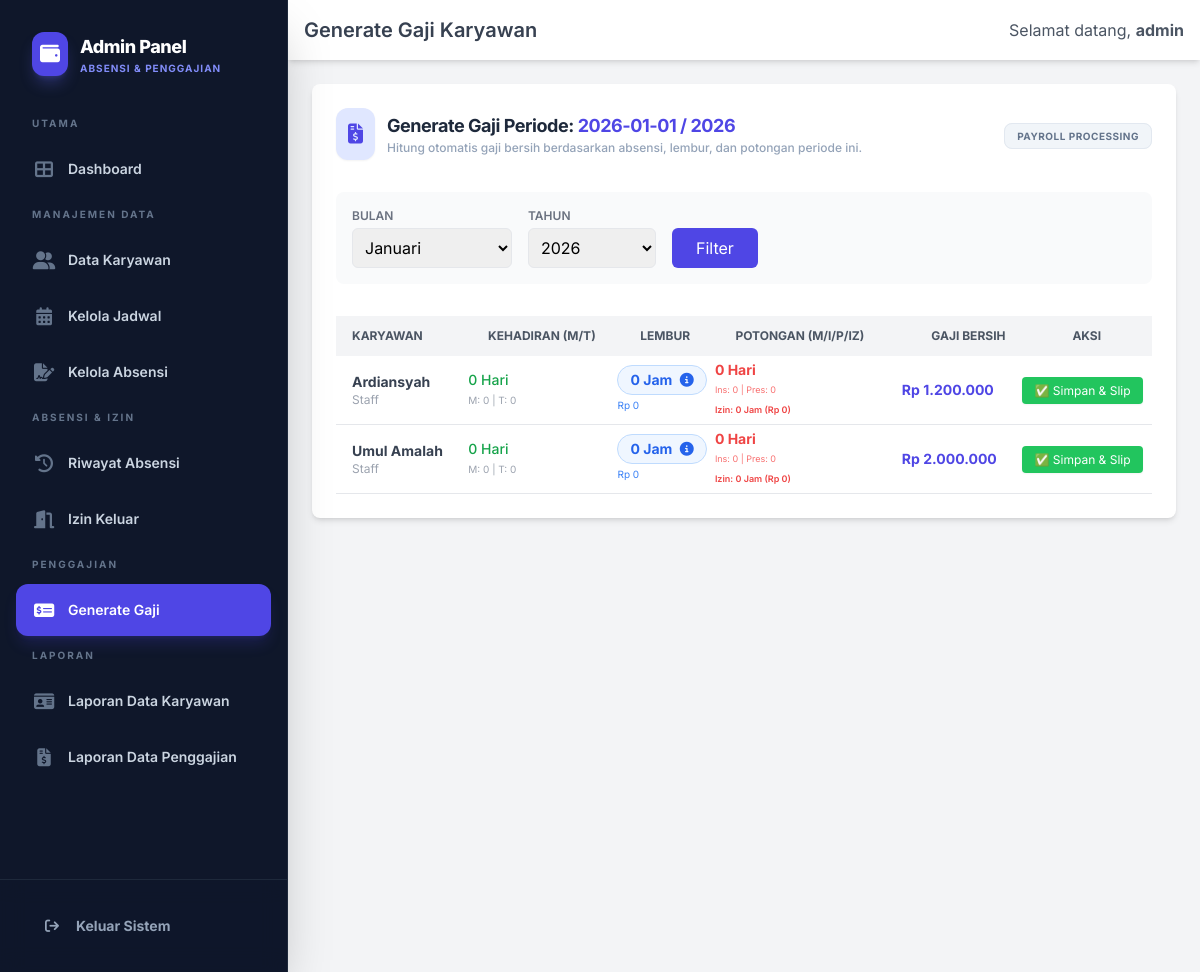
Page /admin/generate_gaji.php?bulan=2026-01-01 (signed in) on the committed database.
### tables this page shows
CREATE TABLE `karyawan` (
  `id` int(11) NOT NULL,
  `nik` varchar(20) NOT NULL,
  `nama` varchar(100) NOT NULL,
  `username` varchar(20) NOT NULL,
  `password` varchar(255) NOT NULL,
  `jabatan` varchar(50) DEFAULT NULL,
  `bagian` varchar(50) DEFAULT NULL,
  `gaji_pokok` decimal(15,2) DEFAULT 0.00,
  `tunjangan_tetap` decimal(15,2) DEFAULT 0.00
);

### admin/generate_gaji.php (the view, shortened to what this page needs)
<?php
include 'header.php';
$bulan = isset($_GET['bulan']) ? $_GET['bulan'] : date('m');
$tahun = isset($_GET['tahun']) ? $_GET['tahun'] : date('Y');
$tarif_makan = 3000;
$tarif_transport = 2000;
$tarif_lembur_per_jam = 21590;
$potongan_mangkir = 83000;
$tarif_izin_keluar_per_jam = 11857;
$tarif_pot_insentif = 2667;
$tarif_pot_prestasi = 2667;
$query_karyawan = "SELECT * FROM karyawan ORDER BY nama ASC";
$result_karyawan = mysqli_query($koneksi, $query_karyawan);
?>
<div class="bg-white p-6 rounded-lg shadow-md mb-6">
    <div class="flex flex-col md:flex-row md:items-center justify-between gap-6 mb-8">
        <div class="flex items-center gap-3">
            <div class="bg-indigo-100 p-3 rounded-xl text-indigo-600 shadow-sm">
                <i class="fas fa-file-invoice-dollar text-xl"></i>
            </div>
            <div>
                <h2 class="text-lg font-bold text-slate-800 tracking-tight">
                    Generate Gaji Periode: <span class="text-indigo-600"><?= $bulan . " / " . $tahun; ?></span>
                </h2>
                <p class="text-xs text-slate-400 font-medium">
                    Hitung otomatis gaji bersih berdasarkan absensi, lembur, dan potongan periode ini.
                </p>
            </div>
        </div>
        <div class="hidden md:block">
            <span
                class="bg-slate-100 text-slate-500 text-[10px] font-bold px-3 py-1.5 rounded-lg uppercase tracking-wider border border-slate-200">
                Payroll Processing
            </span>
        </div>
    </div>
    <form method="GET" class="flex gap-4 mb-8 bg-gray-50 p-4 rounded-lg">
        <div>
            <label class="block text-xs font-semibold text-gray-500 uppercase mb-1">Bulan</label>
            <select name="bulan" class="border p-2 rounded-md w-40">
                <?php
                $nama_bulan = ["", "Januari", "Februari", "Maret", "April", "Mei", "Juni", "Juli", "Agustus", "September", "Oktober", "November", "Desember"];
                for ($i = 1; $i <= 12; $i++) {
                    $selected = ($i == $filter_bulan) ? 'selected' : '';
                    echo "<option value='$i' $selected>$nama_bulan[$i]</option>";
                }
                ?>
            </select>
        </div>
        <div>
            <label class="block text-xs font-semibold text-gray-500 uppercase mb-1">Tahun</label>
            <select name="tahun" class="border p-2 rounded-md w-32">
                <?php for ($y = 2024; $y <= 2026; $y++) : ?>
                    <option value="<?= $y; ?>" <?= $tahun == $y ? 'selected' : ''; ?>><?= $y; ?></option>
                <?php endfor; ?>
            </select>
        </div>
        <button type="submit"
            class="self-end bg-indigo-600 text-white px-6 py-2 rounded-md hover:bg-indigo-700 transition">Filter</button>
    </form>
    <div class="overflow-x-auto">
        <table class="w-full text-sm text-left border-collapse" id="gajiTable">
            <thead class="bg-gray-100 text-gray-600 uppercase text-xs">
                <tr>
                    <th class="py-3 px-4">Karyawan</th>
                    <th class="py-3 px-4 text-center">Kehadiran (M/T)</th>
                    <th class="py-3 px-4 text-center">Lembur</th>
                    <th class="py-3 px-4 text-center">Potongan (M/I/P/Iz)</th>
                    <th class="py-3 px-4 text-right">Gaji Bersih</th>
                    <th class="py-3 px-4 text-center">Aksi</th>
                </tr>
            </thead>
            <tbody>
                <?php while ($k = mysqli_fetch_assoc($result_karyawan)) :
                    $id_k = $k['id'];
                    $sql_hadir = "SELECT COUNT(*) as total FROM absensi WHERE id_karyawan='$id_k' AND MONTH(tanggal)='$bulan' AND YEAR(tanggal)='$tahun' AND status='keluar'";
                    $total_hadir = mysqli_fetch_assoc(mysqli_query($koneksi, $sql_hadir))['total'];
                    $total_subsidi_makan = $total_hadir * $tarif_makan;
                    $total_subsidi_transport = $total_hadir * $tarif_transport;
                    $total_jam_lembur = 0;
                    $rincian_lembur = [];
                    $detail_json = htmlspecialchars(json_encode($rincian_lembur));
                    $total_nominal_lembur = $total_jam_lembur * $tarif_lembur_per_jam;
                    $sql_mangkir = "SELECT COUNT(*) as total FROM jadwal_kerja jk
                LEFT JOIN absensi a ON jk.id_karyawan = a.id_karyawan AND jk.tanggal = a.tanggal
                WHERE jk.id_karyawan='$id_k'
                AND jk.id_shift != 3
                AND DAYOFWEEK(jk.tanggal) != 1 -- HANYA MENGECUALIKAN MINGGU (1)
                AND MONTH(jk.tanggal)='$bulan'
                AND YEAR(jk.tanggal)='$tahun'
                AND a.id IS NULL";
                    $total_mangkir = mysqli_fetch_assoc(mysqli_query($koneksi, $sql_mangkir))['total'];
                    $pot_mangkir_nom = $total_mangkir * $potongan_mangkir;
                    $pot_insentif_nom = $total_mangkir * $tarif_pot_insentif;
                    $pot_prestasi_nom = $total_mangkir * $tarif_pot_prestasi;
                    $sql_izin = "SELECT SUM(HOUR(TIMEDIFF(jam_kembali, jam_pergi))) as total_jam
                                 FROM izin_keluar
                                 WHERE id_karyawan = '$id_k'
                                 AND MONTH(tanggal) = '$bulan'
                                 AND YEAR(tanggal) = '$tahun'
                                 AND status_izin = 'kembali'";
                    $res_izin = mysqli_query($koneksi, $sql_izin);
                    $data_izin = mysqli_fetch_assoc($res_izin);
                    $jml_izin = $data_izin['total_jam'] ?? 0;
                    $pot_izin_nom = $jml_izin * $tarif_izin_keluar_per_jam;
                    $gaji_pokok_tunjangan = $k['gaji_pokok'] + $k['tunjangan_tetap'];
                    $potongan_bpjs = 0;
                    $total_pendapatan = $gaji_pokok_tunjangan + $total_subsidi_makan + $total_subsidi_transport + $total_nominal_lembur;
                    $total_semua_potongan = $pot_mangkir_nom + $pot_insentif_nom + $pot_prestasi_nom + $pot_izin_nom + $potongan_bpjs;
                    $total_terima = $total_pendapatan - $total_semua_potongan;
                ?>
                    <tr class="border-b hover:bg-gray-50 transition">
                        <td class="py-4 px-4">
                            <div class="font-bold text-gray-700"><?php echo $k['nama']; ?></div>
                            <div class="text-xs text-gray-400"><?php echo $k['jabatan']; ?></div>
                        </td>
                        <td class="">
                            <div class="font-medium text-green-600"><?php echo $total_hadir; ?> Hari</div>
                            <div class="text-[10px] text-gray-400">M:
                                <?= number_format($total_subsidi_makan, 0, ',', '.') ?> | T:
                                <?= number_format($total_subsidi_transport, 0, ',', '.') ?></div>
                        </td>
                        <td class="">
                            <button type="button" onclick="openModal('<?= $nama_k ?>', '<?= $detail_json ?>')"
                                class="bg-blue-50 text-blue-600 px-3 py-1 rounded-full font-bold hover:bg-blue-100 transition border border-blue-200">
                                <?= $total_jam_lembur ?> Jam <i class="fas fa-info-circle ml-1"></i>
                            </button>
                            <div class="text-[10px] text-blue-500">Rp
                                <?= number_format($total_nominal_lembur, 0, ',', '.') ?></div>
                        </td>
                        <td class="">
                            <div class="font-bold text-red-500"><?php echo $total_mangkir; ?> Hari</div>
                            <div class="text-[9px] text-red-400">Ins: <?= number_format($pot_insentif_nom, 0, ',', '.') ?> |
                                Pres: <?= number_format($pot_prestasi_nom, 0, ',', '.') ?></div>
                            <div class="text-[9px] text-red-500 font-semibold">Izin: <?= $jml_izin; ?> Jam (Rp
                                <?= number_format($pot_izin_nom, 0, ',', '.') ?>)</div>
                        </td>
                        <td class="py-4 px-4 font-bold text-indigo-600">
                            Rp <?php echo number_format($total_terima, 0, ',', '.'); ?>
                        </td>
                        <td class="">
                            <a href="simpan_gaji.php?id=<?= $id_k ?>&bulan=<?= $bulan ?>&tahun=<?= $tahun ?>&jml_makan=<?= $total_hadir ?>&jml_transport=<?= $total_hadir ?>&subsidi_makan=<?= $total_subsidi_makan ?>&subsidi_transport=<?= $total_subsidi_transport ?>&lembur=<?= $total_nominal_lembur ?>&potongan_mangkir=<?= $pot_mangkir_nom ?>&total_terima=<?= $total_terima ?>&jml_lembur=<?= $total_jam_lembur ?>&jml_mangkir=<?= $total_mangkir ?>&jml_izin=<?= $jml_izin ?>"
                                class="bg-green-500 text-white px-3 py-1.5 rounded text-xs hover:bg-green-600 shadow-sm transition">
                                ✅ Simpan & Slip
                            </a>
                        </td>
                    </tr>
                <?php endwhile; ?>
            </tbody>
        </table>
    </div>
</div>
<?php include 'footer.php'; ?>

### admin/header.php (style rules this page uses)
body { font-family: 'Inter', sans-serif; }

### rows in the picture
karyawan: nama "Ardiansyah", jabatan "Staff", total_hadir "0", total_subsidi_makan "0", total_subsidi_transport "0", total_jam_lembur "0", total_nominal_lembur "0", total_mangkir "0", pot_insentif_nom "0", pot_prestasi_nom "0", jml_izin "0", pot_izin_nom "0", total_terima "1.200.000"
karyawan: nama "Umul Amalah", jabatan "Staff", total_hadir "0", total_subsidi_makan "0", total_subsidi_transport "0", total_jam_lembur "0", total_nominal_lembur "0", total_mangkir "0", pot_insentif_nom "0", pot_prestasi_nom "0", jml_izin "0", pot_izin_nom "0", total_terima "2.000.000"

### other values in the picture
$page_title "Generate Gaji Karyawan"
$admin_username "admin"
$bulan "2026-01-01"
$tahun "2026"
form field bulan "Januari"
form field tahun "2026"
